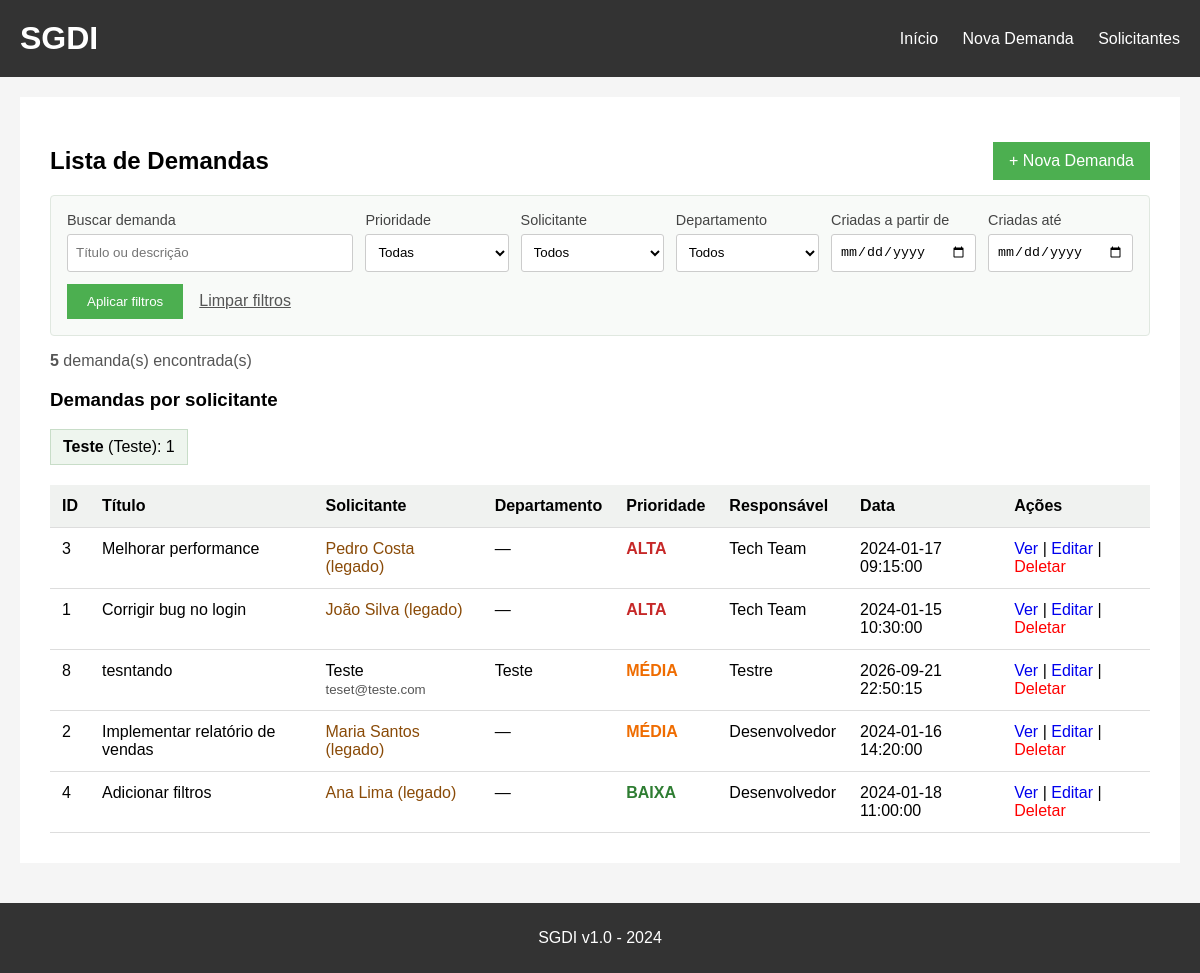
The app's page /, older data.
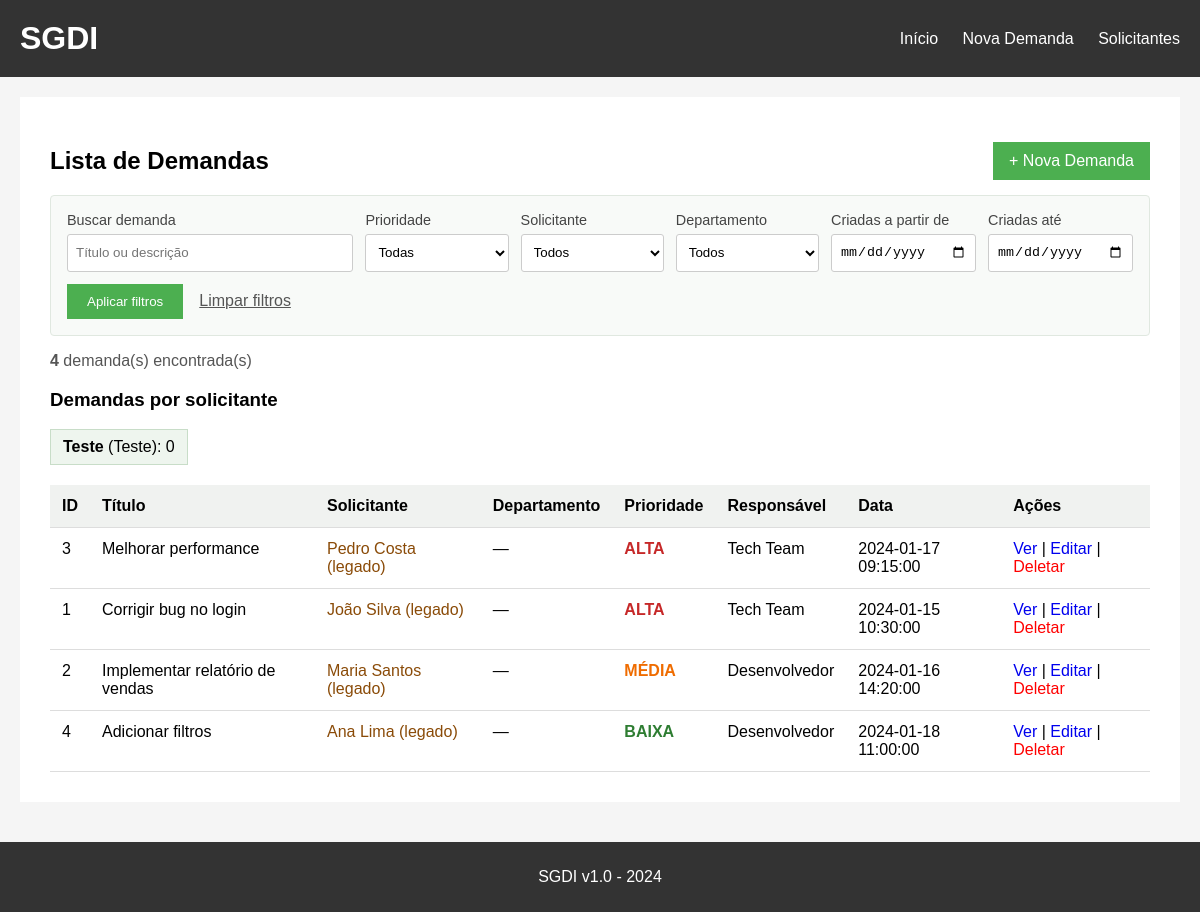
The same page, newer data.
### tables this page shows
CREATE TABLE solicitantes (
        id INTEGER PRIMARY KEY AUTOINCREMENT,
        nome TEXT NOT NULL COLLATE NOCASE UNIQUE,
        email TEXT NOT NULL COLLATE NOCASE UNIQUE,
        departamento TEXT NOT NULL
    );

CREATE TABLE demandas (
    id INTEGER PRIMARY KEY AUTOINCREMENT,
    titulo TEXT NOT NULL,
    descricao TEXT,
    solicitante TEXT NOT NULL,
    data_criacao TEXT NOT NULL,
    prioridade TEXT NOT NULL DEFAULT 'MÉDIA',
    responsavel TEXT NOT NULL
, solicitante_id INTEGER REFERENCES solicitantes(id));

### app.py (the view)
@app.route('/')
def index():
    conn = get_db()
    ensure_schema(conn)
    solicitantes = get_solicitantes(conn)
    solicitante_id = request.args.get('solicitante_id', type=int)
    prioridade = request.args.get('prioridade', '')
    departamento = request.args.get('departamento', '').strip()
    termo = request.args.get('q', '').strip()
    data_inicial = request.args.get('data_inicial', '').strip()
    data_final = request.args.get('data_final', '').strip()
    pagina = max(request.args.get('page', 1, type=int), 1)
    datas_validas = True
    for valor in (data_inicial, data_final):
        if valor:
            try:
                date.fromisoformat(valor)
            except ValueError:
                datas_validas = False
                break
    if not datas_validas:
        flash('Informe datas válidas para filtrar o período.')
        data_inicial = ''
        data_final = ''
    if data_inicial and data_final and data_inicial > data_final:
        flash('A data inicial não pode ser posterior à data final.')
        data_inicial = ''
        data_final = ''
    where = []
    params = []
    if solicitante_id:
        where.append('d.solicitante_id = ?')
        params.append(solicitante_id)
    if prioridade in ('ALTA', 'MÉDIA', 'BAIXA'):
        where.append('d.prioridade = ?')
        params.append(prioridade)
    if departamento:
        where.append('s.departamento = ?')
        params.append(departamento)
    if data_inicial:
        where.append('date(d.data_criacao) >= date(?)')
        params.append(data_inicial)
    if data_final:
        where.append('date(d.data_criacao) <= date(?)')
        params.append(data_final)
    if termo:
        where.append('(d.titulo LIKE ? OR d.descricao LIKE ?)')
        params.extend((f'%{termo}%', f'%{termo}%'))
    clause = 'WHERE ' + ' AND '.join(where) if where else ''
    total_query = f'''SELECT COUNT(*)
        FROM demandas d LEFT JOIN solicitantes s ON s.id = d.solicitante_id
        {clause}'''
    total_demandas = conn.execute(total_query, params).fetchone()[0]
    total_paginas = max((total_demandas + PAGE_SIZE - 1) // PAGE_SIZE, 1)
    pagina = min(pagina, total_paginas)
    offset = (pagina - 1) * PAGE_SIZE
    demandas = conn.execute(f'''SELECT d.*, s.nome AS solicitante_nome,
            s.email AS solicitante_email, s.departamento AS solicitante_departamento
        FROM demandas d LEFT JOIN solicitantes s ON s.id = d.solicitante_id
        {clause}
        ORDER BY CASE d.prioridade WHEN "ALTA" THEN 1 WHEN "MÉDIA" THEN 2 ELSE 3 END,
            d.id DESC LIMIT ? OFFSET ?''', params + [PAGE_SIZE, offset]).fetchall()
    resumo = conn.execute('''SELECT s.id, s.nome, s.email, s.departamento,
            COUNT(d.id) AS total_demandas
        FROM solicitantes s LEFT JOIN demandas d ON d.solicitante_id = s.id
        GROUP BY s.id ORDER BY s.nome''').fetchall()
    departamentos = conn.execute(
        'SELECT DISTINCT departamento FROM solicitantes ORDER BY departamento'
    ).fetchall()
    conn.close()
    query_params = {key: value for key, value in request.args.to_dict().items() if key != 'page'}
    inicio_exibicao = (pagina - 1) * PAGE_SIZE + 1 if total_demandas else 0
    fim_exibicao = min(pagina * PAGE_SIZE, total_demandas) if total_demandas else 0
    return render_template('index.html', demandas=demandas, solicitantes=solicitantes,
                           departamentos=departamentos, resumo=resumo,
                           filtro_solicitante=solicitante_id,
                           filtro_prioridade=prioridade,
                           filtro_departamento=departamento, termo=termo,
                           data_inicial=data_inicial, data_final=data_final,
                           total_demandas=total_demandas, pagina_atual=pagina,
                           total_paginas=total_paginas, PAGE_SIZE=PAGE_SIZE,
                           inicio_exibicao=inicio_exibicao, fim_exibicao=fim_exibicao,
                           query_params=query_params, solicitante_label=solicitante_label)

### app.py (called while the page is built)
def get_db():
    conn = sqlite3.connect('demandas.db')
    conn.row_factory = sqlite3.Row
    conn.execute('PRAGMA foreign_keys = ON')
    return conn

def ensure_schema(conn):
    conn.execute('''CREATE TABLE IF NOT EXISTS solicitantes (
        id INTEGER PRIMARY KEY AUTOINCREMENT,
        nome TEXT NOT NULL COLLATE NOCASE UNIQUE,
        email TEXT NOT NULL COLLATE NOCASE UNIQUE,
        departamento TEXT NOT NULL
    )''')
    columns = [row['name'] for row in conn.execute('PRAGMA table_info(demandas)')]
    if 'solicitante_id' not in columns:
        conn.execute('ALTER TABLE demandas ADD COLUMN solicitante_id INTEGER REFERENCES solicitantes(id)')
    conn.commit()

def get_solicitantes(conn):
    return conn.execute(
        'SELECT id, nome, email, departamento FROM solicitantes ORDER BY nome'
    ).fetchall()

### templates/index.html (shortened to what this page needs)
{% extends "base.html" %}
{% block content %}
<div class="list-heading">
    <h2>Lista de Demandas</h2>
    <a class="new-demand" href="/nova_demanda">+ Nova Demanda</a>
</div>
<form class="filter-form" method="GET" action="/">
    <div class="filter-field {% if termo %}is-active{% endif %}">
        <label for="filtro-busca">Buscar demanda</label>
        <input id="filtro-busca" type="search" name="q" value="{{ termo }}" placeholder="Título ou descrição">
    </div>
    <div class="filter-field {% if filtro_prioridade %}is-active{% endif %}">
        <label for="filtro-prioridade">Prioridade</label>
        <select id="filtro-prioridade" name="prioridade">
            <option value="">Todas</option>
        </select>
    </div>
    <div class="filter-field {% if filtro_solicitante %}is-active{% endif %}">
        <label for="filtro-solicitante">Solicitante</label>
        <select id="filtro-solicitante" name="solicitante_id">
            <option value="">Todos</option>
        </select>
    </div>
    <div class="filter-field {% if filtro_departamento %}is-active{% endif %}">
        <label for="filtro-departamento">Departamento</label>
        <select id="filtro-departamento" name="departamento">
            <option value="">Todos</option>
        </select>
    </div>
    <div class="filter-field date-field {% if data_inicial or data_final %}is-active{% endif %}">
        <label for="data-inicial">Criadas a partir de</label>
        <input id="data-inicial" type="date" name="data_inicial" value="{{ data_inicial }}">
    </div>
    <div class="filter-field date-field {% if data_inicial or data_final %}is-active{% endif %}">
        <label for="data-final">Criadas até</label>
        <input id="data-final" type="date" name="data_final" value="{{ data_final }}">
    </div>
    <div class="filter-actions">
        <button type="submit">Aplicar filtros</button>
        <a href="/">Limpar filtros</a>
    </div>
</form>
<p class="result-count" aria-live="polite">
    {% if total_demandas %}
        <strong>{{ total_demandas }}</strong> demanda(s) encontrada(s)
    {% else %}
        <strong>0</strong> demanda(s) encontrada(s)
    {% endif %}
</p>
{% if resumo %}
<h3>Demandas por solicitante</h3>
<div class="resumo-solicitantes">
{% for item in resumo %}<span><strong>{{ item['nome'] }}</strong> ({{ item['departamento'] }}): {{ item['total_demandas'] }}</span>{% endfor %}
</div>
{% endif %}
<div class="table-scroll">
<table class="demand-table">
<thead><tr>
<th>ID</th><th>Título</th><th>Solicitante</th><th>Departamento</th><th>Prioridade</th><th>Responsável</th><th>Data</th><th>Ações</th>
</tr></thead>
<tbody>
{% for demanda in demandas %}
<tr>
<td>{{ demanda['id'] }}</td><td>{{ demanda['titulo'] }}</td><td>
{% if demanda['solicitante_nome'] %}{{ demanda['solicitante_nome'] }}<br><small>{{ demanda['solicitante_email'] }}</small>
{% else %}<span class="legado">{{ demanda['solicitante'] }} (legado)</span>{% endif %}
</td>
<td>{{ demanda['solicitante_departamento'] or '—' }}</td>
<td><span class="prioridade prioridade-{{ demanda['prioridade']|lower|replace('é','e') }}">{{ demanda['prioridade'] }}</span></td>
<td>{{ demanda['responsavel'] }}</td><td>{{ demanda['data_criacao'] }}</td>
<td><a href="/detalhes/{{ demanda['id'] }}">Ver</a> | <a href="/editar/{{ demanda['id'] }}">Editar</a> |
<a href="/deletar/{{ demanda['id'] }}" style="color:red;" onclick="return confirm('Deseja realmente deletar esta demanda?')">Deletar</a></td>
</tr>
{% else %}<tr><td colspan="8">Nenhuma demanda encontrada.</td></tr>{% endfor %}
</tbody></table>
</div>
{% endblock %}

Row changes from the older to the newer data that the page shows:
removed demandas: id "8", titulo "tesntando", solicitante_nome "Teste", solicitante_email "teset@teste.com", departamento "Teste", prioridade "MÉDIA", responsavel "Testre", data_criacao "2026-09-21 22:50:15"
computed for solicitantes "Teste": total_demandas "1" → "0"
Text that changed along with them:
{{ total_demandas }}: "5" → "4"
